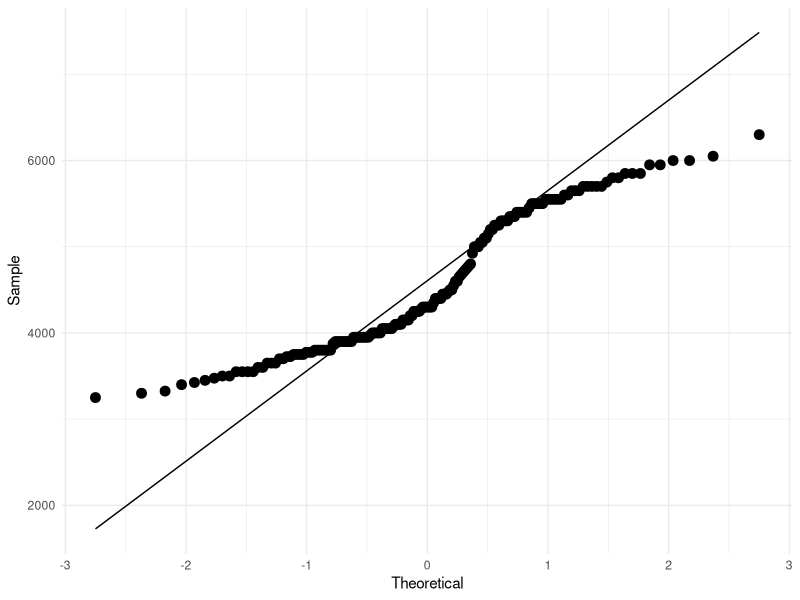
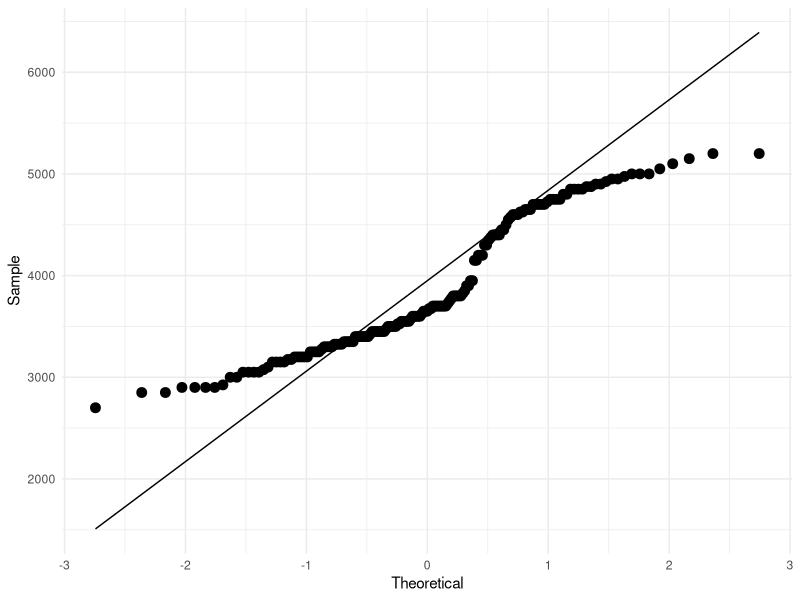
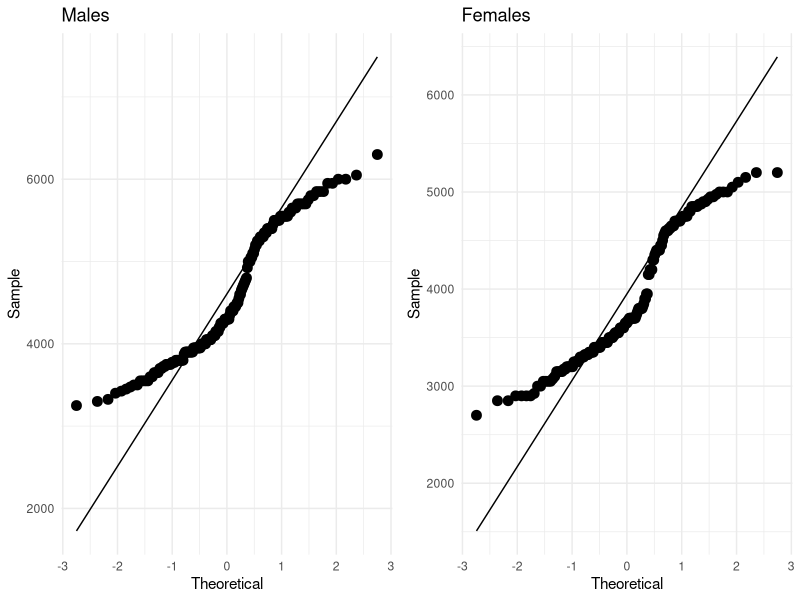
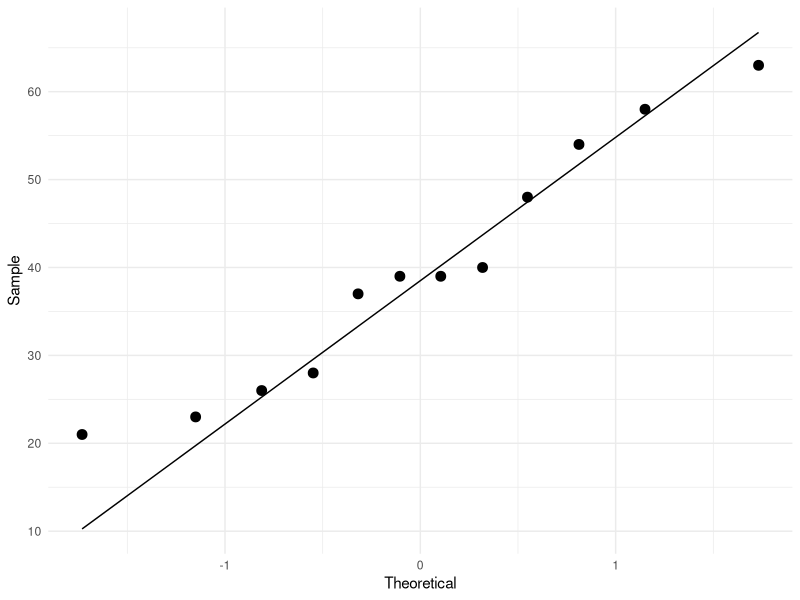
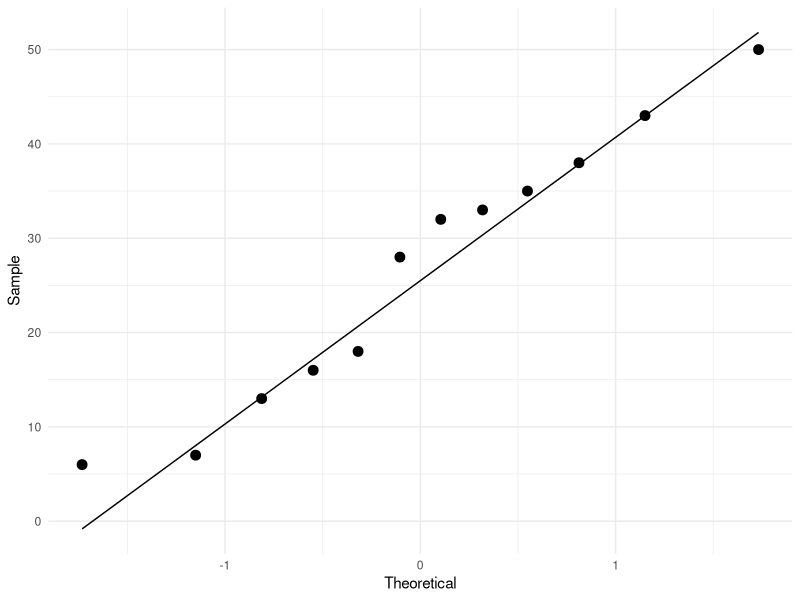
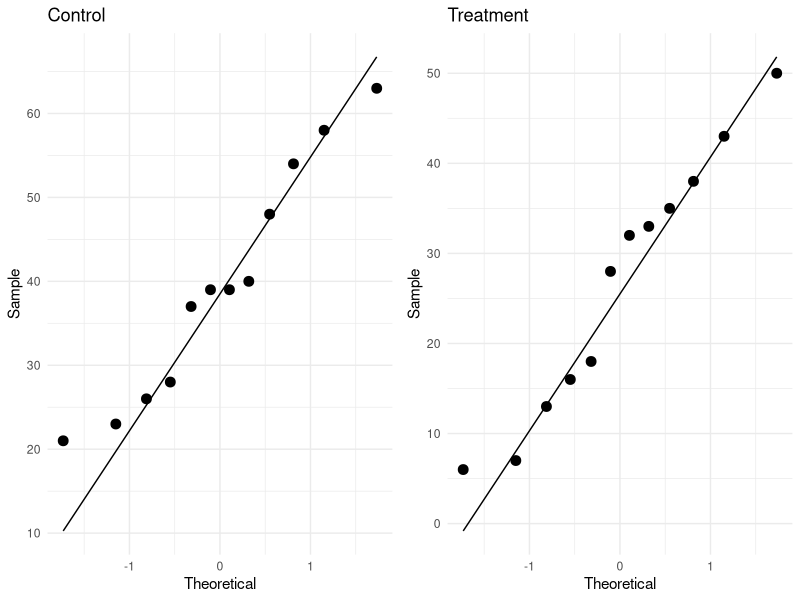

R code for these plots, in order:
## ---- chunk 1
library(palmerpenguins)
library(tidyverse)

penguins <- palmerpenguins::penguins %>%
  mutate(sex = ifelse(sex == "male", "M", 
                      ifelse(sex == "female", "F", NA))) %>%
  filter(sex %in% c("M", "F"))

# I recoded male and female and removed missing data for display purposes
## ---- chunk 2
library(palmerpenguins)
library(tidyverse)

head(penguins)
## ---- chunk 3
penguins <- palmerpenguins::penguins

# reset the penguin dataset for examples
## ---- chunk 4
penguins %>% 
  group_by(sex) %>%
  summarize(sd(body_mass_g, na.rm = TRUE))
## ---- chunk 5
t.test(body_mass_g ~ sex,
       data = penguins,
       conf.level = 0.95,
       var.equal = TRUE)
## ---- chunk 6
t.test(body_mass_g ~ sex,
       data = penguins,
       conf.level = 0.95)
## ---- chunk 7
worms <- c(18, 13, 43, 35, 28, 38,
           50, 33, 16,  6, 32,  7,
           40, 39, 54, 23, 26, 48, 
           63, 58, 21, 28, 37, 39)

trt <- c(rep(1, 12), rep(0, 12))

sheep <- tibble(worms, trt)

head(sheep)
## ---- chunk 8
t.test(worms ~ trt,
       data = sheep,
       conf.level = 0.99)
## ---- chunk 9
t.test(body_mass_g ~ sex,
       data = penguins)
## ---- chunk 10
t.test(worms ~ trt,
       data = sheep,
       alternative = "greater")
## ---- chunk 11
penguin_m <- penguins %>% filter(sex == "male")

penguin_m %>% ggplot(aes(sample = body_mass_g)) +
  stat_qq(size=3) +
  stat_qq_line() +
  theme_minimal() +
  xlab("Theoretical") +
  ylab("Sample")
## ---- chunk 12
penguin_f <- penguins %>% filter(sex == "female")

penguin_f %>% ggplot(aes(sample = body_mass_g)) +
  stat_qq(size=3) +
  stat_qq_line() +
  theme_minimal() +
  xlab("Theoretical") +
  ylab("Sample")
## ---- chunk 13
library(ggpubr)

m <- penguin_m %>% ggplot(aes(sample = body_mass_g)) +
  stat_qq(size=3) +
  stat_qq_line() +
  theme_minimal() +
  xlab("Theoretical") +
  ylab("Sample") +
  ggtitle("Males")

f <- penguin_f %>% ggplot(aes(sample = body_mass_g)) +
  stat_qq(size=3) +
  stat_qq_line() +
  theme_minimal() +
  xlab("Theoretical") +
  ylab("Sample") +
  ggtitle("Females")

ggarrange(m, f, ncol=2, nrow=1)
## ---- chunk 14
sheep_ctrl <- sheep %>% filter(trt == 0)

sheep_ctrl %>% ggplot(aes(sample = worms)) +
  stat_qq(size=3) +
  stat_qq_line() +
  theme_minimal() +
  xlab("Theoretical") +
  ylab("Sample")
## ---- chunk 15
sheep_trt <- sheep %>% filter(trt == 1)

sheep_trt %>% ggplot(aes(sample = worms)) +
  stat_qq(size=3) +
  stat_qq_line() +
  theme_minimal() +
  xlab("Theoretical") +
  ylab("Sample")
## ---- chunk 16
ctrl <- sheep_ctrl %>% ggplot(aes(sample = worms)) +
  stat_qq(size=3) +
  stat_qq_line() +
  theme_minimal() +
  xlab("Theoretical") +
  ylab("Sample") +
  ggtitle("Control")

trt <- sheep_trt %>% ggplot(aes(sample = worms)) +
  stat_qq(size=3) +
  stat_qq_line() +
  theme_minimal() +
  xlab("Theoretical") +
  ylab("Sample") +
  ggtitle("Treatment")

ggarrange(ctrl, trt, ncol=2, nrow=1)
